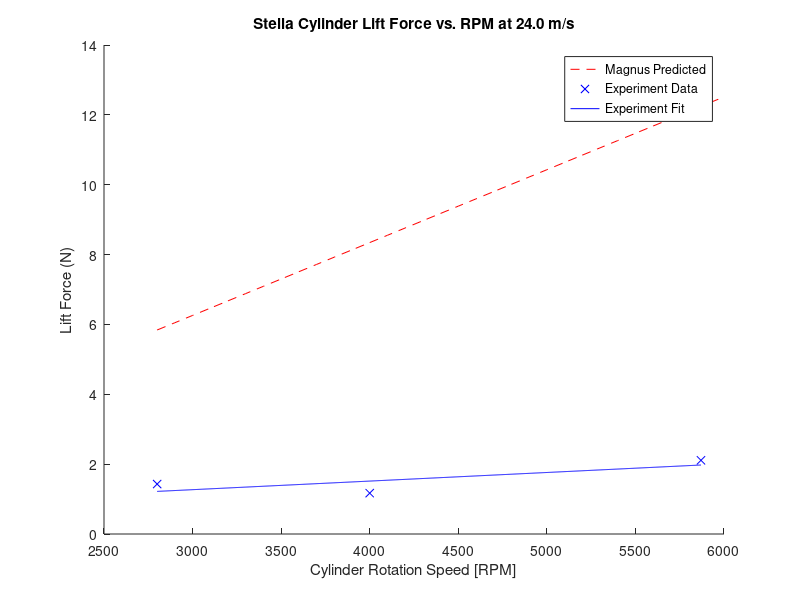
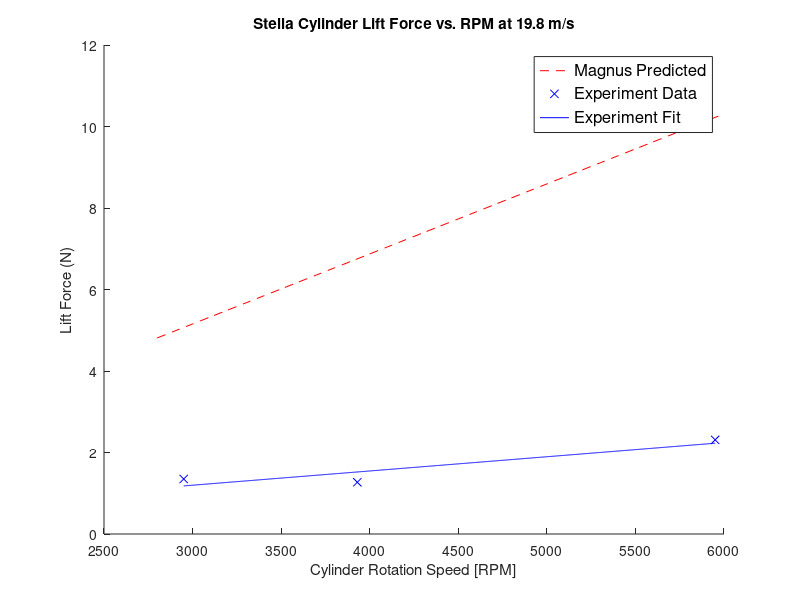
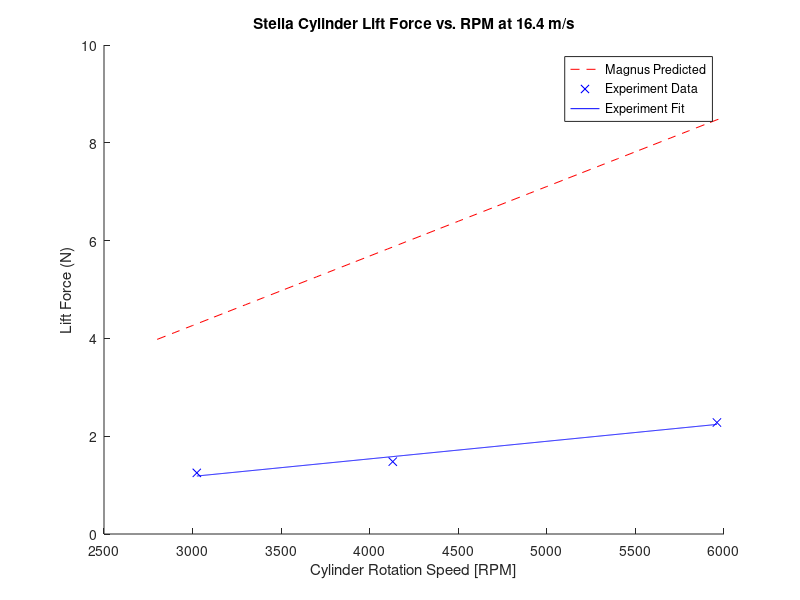
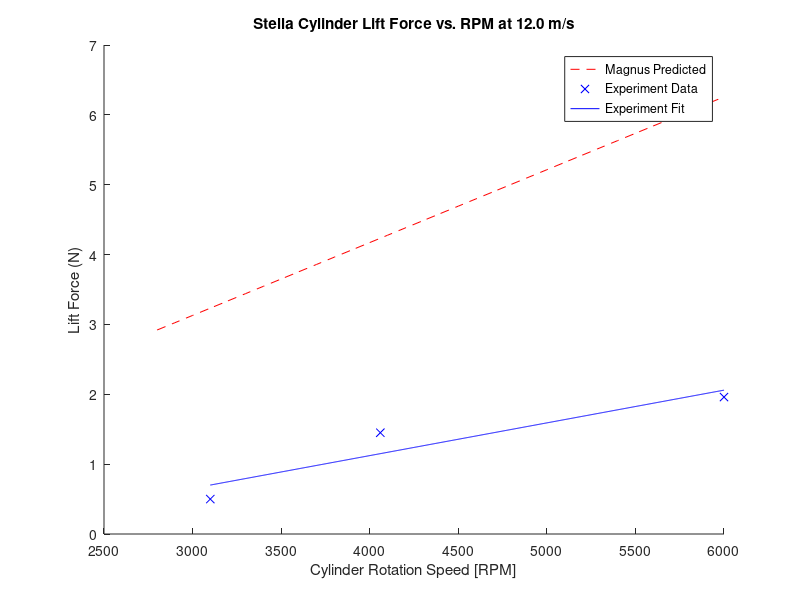

Recreate these plots in MATLAB, in order. (Note: this script raises an error after producing the figures.)
clear all;
close all;
clc;
% Magnus Effect Overview
% Variables:
% FL: lift force - measured by force balance
% rho: air density - calculated from the day's atmospheric pressure
% v: air speed - calculated using pitot tube
% G: vortex strength - found using G = 2*pi*r^2*omega
%                                   r: cylinder radius
%                                   omega: RPM in rad/s
% L: length of the cylinder
% FL = rho*v*G*L = rho*v*4*pi^2*r^2*omega*L = rho*v*4*pi^2*r^2*omega*L
% 
% Topics to analyze:
% 1. Effect of changing RPM on lift force at constant wind speed
%       - expect linear relationship
% 2. Effect of changing wind speed on lift force at constant RPM
%       - expect linear relationship
% 3. Effect of linearly increasing wind speed on lift force
%       - expect linear relationship

%%%%%%%%%%%%%%%%%%%%%%%%%%%%%%%%%%%%%%%%%%%%%%%%%%%%%%%%%%
% Authors: Feng, Zhangxi; Popecki, Simon; Skinner, James %
% Course: ME646                                          %
% Project: Cylindrical Airfoil Magnus Effect             %
% Date: May 1, 2017                                      %
%%%%%%%%%%%%%%%%%%%%%%%%%%%%%%%%%%%%%%%%%%%%%%%%%%%%%%%%%%

%% Overall experiment variables
% See attached excel sheet for the experiment data
% windspeeds from pitot tube readings:
speed4 = 24.01946618; % [m/s]
speed3 = 19.78614266;
speed2 = 16.36650742;
speed1 = 12.00973309;
airrho = 1.2093;
% [kg/m^3] from ideal gas law and the barometric pressure of the day


%% 1. Effect of RPM on lift force at constant wind speed for each airfoil

%% stella - r = 57.91/2000; % radius in [m]
rStella = 57.91/2000;
LStella = 0.130175; % length of stella in meters
forceStella = [0.5,1.45,1.96;...
            1.25,1.48,2.28;...
            1.35,1.27,2.31;...
            1.43,1.17,2.11];
RPMStella = [3100,4060,6000;...
            3024,4130,5960;...
            2950,3930,5950;...
            2800,4000,5870]; % convert from [rpm] to [rps]
% expected relationship
RPMMagnusStella = (2800:100:6000); % [rpm]

% FL = 4*pi^2*r^2*rho*v*omega*L
FLStella4 = 4*pi^2*rStella^2*airrho*speed4.*RPMMagnusStella/60*LStella;
FLStella3 = 4*pi^2*rStella^2*airrho*speed3.*RPMMagnusStella/60*LStella;
FLStella2 = 4*pi^2*rStella^2*airrho*speed2.*RPMMagnusStella/60*LStella;
FLStella1 = 4*pi^2*rStella^2*airrho*speed1.*RPMMagnusStella/60*LStella;

% polyfitting data to line
% speed4
stellaFit4 = polyfit(RPMStella(4,:),forceStella(4,:),1);
stellaFit4x = 2800:(5870-2800)/1000:5870;
stellaFit4y = stellaFit4x*stellaFit4(1) + stellaFit4(2);
% speed3
stellaFit3 = polyfit(RPMStella(3,:),forceStella(3,:),1);
stellaFit3x = 2950:(5950-2950)/1000:5950;
stellaFit3y = stellaFit3x*stellaFit3(1) + stellaFit3(2);
% speed2
stellaFit2 = polyfit(RPMStella(2,:),forceStella(2,:),1);
stellaFit2x = 3024:(5960-3024)/1000:5960;
stellaFit2y = stellaFit2x*stellaFit2(1) + stellaFit2(2);
% speed1
stellaFit1 = polyfit(RPMStella(1,:),forceStella(1,:),1);
stellaFit1x = 3100:(6000-3100)/1000:6000;
stellaFit1y = stellaFit1x*stellaFit1(1) + stellaFit1(2);

% speed4 plots
figure;
hold on;
plot(RPMMagnusStella,FLStella4,'r--');
plot(RPMStella(4,:),forceStella(4,:),'bx',stellaFit4x,stellaFit4y,'b');
xlabel('Cylinder Rotation Speed [RPM]');
ylabel('Lift Force (N)');
title('Stella Cylinder Lift Force vs. RPM at 24.0 m/s');
l = legend('Magnus Predicted','Experiment Data','Experiment Fit','Location','best');
%set(l,'FontSize',12);

% speed3 plots
figure;
hold on;
plot(RPMMagnusStella,FLStella3,'r--');
plot(RPMStella(3,:),forceStella(3,:),'bx',stellaFit3x,stellaFit3y,'b');
xlabel('Cylinder Rotation Speed [RPM]');
ylabel('Lift Force (N)');
title('Stella Cylinder Lift Force vs. RPM at 19.8 m/s');
l = legend('Magnus Predicted','Experiment Data','Experiment Fit','Location','best');
set(l,'FontSize',12);

% speed2 plots
figure;
hold on;
plot(RPMMagnusStella,FLStella2,'r--');
plot(RPMStella(2,:),forceStella(2,:),'bx',stellaFit2x,stellaFit2y,'b');
xlabel('Cylinder Rotation Speed [RPM]');
ylabel('Lift Force (N)');
title('Stella Cylinder Lift Force vs. RPM at 16.4 m/s');
l = legend('Magnus Predicted','Experiment Data','Experiment Fit','Location','best');
%set(l,'FontSize',12);

% speed1 plots
figure;
hold on;
plot(RPMMagnusStella,FLStella1,'r--');
plot(RPMStella(1,:),forceStella(1,:),'bx',stellaFit1x,stellaFit1y,'b');
xlabel('Cylinder Rotation Speed [RPM]');
ylabel('Lift Force (N)');
title('Stella Cylinder Lift Force vs. RPM at 12.0 m/s');
l = legend('Magnus Predicted','Experiment Data','Experiment Fit','Location','best');
%set(l,'FontSize',12);

%% Bud - r = 83.82/2000; % radius in [m]
rBud = 83.82/2000; % finding radius from diamter in [mm] to [m]
LBud = 0.1762125; % length of bud cylinder in meters
forceBud = [2.3,3.17,1.65;...
            0,0,0;...
            10.13,21.92,13.91;...
            10.25,13.11,8.97];
RPMBud = [3200,4940,5800;...
        0,0,0;...
        3291,4700,5844;...
        3100,4860,5916]; % convert from [rpm] to [rps]
% expected relationship
RPMMagnusBud = (2500:100:6000); % [rpm]

% FL = 4*pi^2*r^2*rho*v*omega*L
FLBud4 = 4*pi^2*rBud^2*airrho*speed4.*RPMMagnusBud/60*LBud;
FLBud3 = 4*pi^2*rBud^2*airrho*speed3.*RPMMagnusBud/60*LBud;
FLBud2 = 4*pi^2*rBud^2*airrho*speed2.*RPMMagnusBud/60*LBud;
FLBud1 = 4*pi^2*rBud^2*airrho*speed1.*RPMMagnusBud/60*LBud;

% polyfitting data to line
% speed4
budFit4 = polyfit(RPMBud(4,:),forceBud(4,:),1);
budFit4x = 3100:(5916-3100)/1000:5916;
budFit4y = budFit4x*budFit4(1) + budFit4(2);
% speed3
budFit3 = polyfit(RPMBud(3,:),forceBud(3,:),1);
budFit3x = 3291:(5844-3291)/1000:5844;
budFit3y = budFit3x*budFit3(1) + budFit3(2);
% speed1
budFit1 = polyfit(RPMBud(1,:),forceBud(1,:),1);
budFit1x = 3200:(5800-3200)/1000:5800;
budFit1y = budFit1x*budFit1(1) + budFit1(2);

% speed4 plots
figure;
hold on;
plot(RPMMagnusBud,FLBud4,'r--');
plot(RPMBud(4,:),forceBud(4,:),'bx',budFit4x,budFit4y,'b');
xlabel('Cylinder Rotation Speed [RPM]');
ylabel('Lift Force (N)');
title('Bud Heavy Cylinder Lift Force vs. RPM at 24.0 m/s');
l = legend('Magnus Predicted','Experiment Data','Experiment Fit','Location','best');
%set(l,'FontSize',12);

% speed3 plots
figure;
hold on;
plot(RPMMagnusBud,FLBud3,'r--');
plot(RPMBud(3,:),forceBud(3,:),'bx',budFit3x,budFit3y,'b');
xlabel('Cylinder Rotation Speed [RPM]');
ylabel('Lift Force (N)');
title('Bud Heavy Lift Force vs. RPM at 19.8 m/s');
l = legend('Magnus Predicted','Experiment Data','Experiment Fit','Location','best');
%set(l,'FontSize',12);

% speed2 plot for Bud does not exist

% speed1 plots
figure;
hold on;
plot(RPMMagnusBud,FLBud1,'r--');
plot(RPMBud(1,:),forceBud(1,:),'bx',budFit1x,budFit1y,'b');
xlabel('Cylinder Rotation Speed [RPM]');
ylabel('Lift Force (N)');
title('Bud Heavy Cylinder Lift Force vs. RPM at 12.0 m/s');
l = legend('Magnus Predicted','Experiment Data','Experiment Fit','Location','best');
%set(l,'FontSize',12);

%% Quaker - r = 128.27/2000; % radius in [m]
rQuaker = 128.27/2000;
LQuaker = 0.2286; % length of quaker oats cylinder in meters
forceQuaker = [3.72,3.14,4.35;...
            6,4.97,5.26;...
            8.42,7.25,7.67;...
            10.6,15.5,10.43];
RPMQuaker = [3720,4560,5560;...
            3660,4470,5630;...
            3675,4050,5500;...
            3000,3160,5200]; % convert from [rpm] to [rps]
% expected relationship
RPMMagnusQuaker = (2500:100:6000); % [rpm]

% FL = 4*pi^2*r^2*rho*v*omega*L
FLQuaker4 = 4*pi^2*rQuaker^2*airrho*speed4.*RPMMagnusQuaker/60*LQuaker;
FLQuaker3 = 4*pi^2*rQuaker^2*airrho*speed3.*RPMMagnusQuaker/60*LQuaker;
FLQuaker2 = 4*pi^2*rQuaker^2*airrho*speed2.*RPMMagnusQuaker/60*LQuaker;
FLQuaker1 = 4*pi^2*rQuaker^2*airrho*speed1.*RPMMagnusQuaker/60*LQuaker;

% polyfitting data to line
% speed4
quakerFit4 = polyfit(RPMQuaker(4,:),forceQuaker(4,:),1);
quakerFit4x = 3000:(5200-3000)/1000:5200;
quakerFit4y = quakerFit4x*quakerFit4(1) + quakerFit4(2);
% speed3
quakerFit3 = polyfit(RPMQuaker(3,:),forceQuaker(3,:),1);
quakerFit3x = 3675:(5500-3675)/1000:5500;
quakerFit3y = quakerFit3x*quakerFit3(1) + quakerFit3(2);
% speed2
quakerFit2 = polyfit(RPMQuaker(2,:),forceQuaker(2,:),1);
quakerFit2x = 3660:(5630-3660)/1000:5630;
quakerFit2y = quakerFit2x*quakerFit2(1) + quakerFit2(2);
% speed1
quakerFit1 = polyfit(RPMQuaker(1,:),forceQuaker(1,:),1);
quakerFit1x = 3720:(5560-3720)/1000:5560;
quakerFit1y = quakerFit1x*quakerFit1(1) + quakerFit1(2);

% speed4 plots
figure;
hold on;
plot(RPMMagnusQuaker,FLQuaker4,'r--');
plot(RPMQuaker(4,:),forceQuaker(4,:),'bx',quakerFit4x,quakerFit4y,'b');
xlabel('Cylinder Rotation Speed [RPM]');
ylabel('Lift Force (N)');
title('Quaker Oats Cylinder Lift Force vs. RPM at 24.0 m/s');
l = legend('Magnus Predicted','Experiment Data','Experiment Fit','Location','best');
%set(l,'FontSize',12);

% speed3 plots
figure;
hold on;
plot(RPMMagnusQuaker,FLQuaker3,'r--');
plot(RPMQuaker(3,:),forceQuaker(3,:),'bx',quakerFit3x,quakerFit3y,'b');
xlabel('Cylinder Rotation Speed [RPM]');
ylabel('Lift Force (N)');
title('Quaker Oats Cylinder Lift Force vs. RPM at 19.8 m/s');
l = legend('Magnus Predicted','Experiment Data','Experiment Fit','Location','best');
%set(l,'FontSize',12);

% speed2 plots
figure;
hold on;
plot(RPMMagnusQuaker,FLQuaker2,'r--');
plot(RPMQuaker(2,:),forceQuaker(2,:),'bx',quakerFit2x,quakerFit2y,'b');
xlabel('Cylinder Rotation Speed [RPM]');
ylabel('Lift Force (N)');
title('Quaker Oats Cylinder Lift Force vs. RPM at 16.4 m/s');
l = legend('Magnus Predicted','Experiment Data','Experiment Fit','Location','best');
%set(l,'FontSize',12);

% speed1 plots
figure;
hold on;
plot(RPMMagnusQuaker,FLQuaker1,'r--');
plot(RPMQuaker(1,:),forceQuaker(1,:),'bx',quakerFit1x,quakerFit1y,'b');
xlabel('Cylinder Rotation Speed [RPM]');
ylabel('Lift Force (N)');
title('Quaker Oats Cylinder Lift Force vs. RPM at 12.0 m/s');
l = legend('Magnus Predicted','Experiment Data','Experiment Fit','Location','best');
%set(l,'FontSize',12);

%% comparison to theory completed, looking for patterns within the collected
% data
% plot of just the experimental data
% quaker oats cylinder
figure;
hold on;
plot(RPMQuaker(4,:),forceQuaker(4,:),'--*');
plot(RPMQuaker(3,:),forceQuaker(3,:),'--x');
plot(RPMQuaker(2,:),forceQuaker(2,:),'--d');
plot(RPMQuaker(1,:),forceQuaker(1,:),'--s');
grid on;
xlabel('Rotation Speed (RPM)');
ylabel('Life Force (N)');
title({'Measured Lift Force of Quaker Oats Cylinder vs. RPM','at Constant Wind Speeds'});
l = legend('Location','best','24.0 m/s','19.8 m/s','16.4 m/s','12.0 m/s');
%set(l,'FontSize',12);

% Bud Heavy cylinder
figure;
hold on;
plot(RPMBud(4,:),forceBud(4,:),'--*');
plot(RPMBud(3,:),forceBud(3,:),'--x');
plot(RPMBud(1,:),forceBud(1,:),'--s');
grid on;
xlabel('Rotation Speed (RPM)','FontSize',12);
ylabel('Life Force (N)','FontSize',12);
title({'Measured Lift Force of Bud Heavy Cylinder vs. RPM','at Constant Wind Speeds'});
l = legend('Location','northeast','24.0 m/s','19.8 m/s','12.0 m/s');
%set(l,'FontSize',12);
text(3150,24,'16.4 m/s wind speed has no data','FontSize',12);

% Stella cylinder
figure;
hold on;
plot(RPMStella(4,:),forceStella(4,:),'--*');
plot(RPMStella(3,:),forceStella(3,:),'--x');
plot(RPMStella(2,:),forceStella(2,:),'--d');
plot(RPMStella(1,:),forceStella(1,:),'--s');
grid on;
xlabel('Rotation Speed (RPM)');
ylabel('Life Force (N)');
title({'Measured Lift Force of Stella Cylinder vs. RPM','at Constant Wind Speeds'});
l = legend('Location','best','24.0 m/s','19.8 m/s','16.4 m/s','12.0 m/s');
%set(l,'FontSize',12);

%% 2. Effect of changing wind speed on lift force

%% Calculating Reynolds number for 3 cylinders and all 4 speeds 

speeds1to4 = [speed1,speed2,speed3,speed4];
speeds1to5stella = [speed1,speed2,speed3,speed4,29.420];
nu = 15.11e-6; % (m^2/s) kinematic viscosity of air at room temperature

ReStella = speeds1to5stella.*(rStella*2)/nu;
ReBud = speeds1to4.*(rBud*2)/nu;
ReQuaker = speeds1to4.*(rQuaker*2)/nu;
strReStella = sprintf('Re = %1.3d \n',ReStella);
strReBud = sprintf('Re = %1.3d \n',ReBud);
strReQuaker = sprintf('Re = %1.3d \n',ReQuaker);
disp('Stella Reynolds Number for velocities in increasing magnitude (12.0,16.4,19.8,24.0) m/s')
disp(strReStella)
disp('Bud Heavy Reynolds Number for velocities in increasing magnitude (12.0,19.8,24.0) m/s')
disp(strReBud)
disp('Quaker Reynolds Number for velocities in increasing magnitude (12.0,16.4,19.8,24.0) m/s')
disp(strReQuaker)


%% Plotting all the data
% Experiment was conducted to have approximately the same RPM. Assuming the
% difference in lift force from <300 RPM difference is negligible for the
% purpose of seeking a pattern.

speeds = [speed4,speed3,speed2,speed1];

% Stella Cylinder
figure;
hold on;
plot(speeds,forceStella(:,3),'--*');
plot(speeds,forceStella(:,2),'-.x');
plot(speeds,forceStella(:,1),'k:d');
xlim([10 26]);
xlabel('Wind Speeds (m/s)','FontSize',12);
ylabel('Lift Force (N)','FontSize',12);
title({'Effect of Wind Speed on Stella Cylinder Lift Force','Assuming Constant RPM'});
l = legend('Location','southwest','~3000 RPM','~4000 RPM','~6000 RPM');
%set(l,'FontSize',12);

% Bud Cylinder
figure;
hold on;
plot(speeds([1,3,4]),forceBud([1,3,4],3),'--*');
plot(speeds([1,3,4]),forceBud([1,3,4],2),'-.x');
plot(speeds([1,3,4]),forceBud([1,3,4],1),'k:d');
xlim([10 26]);
xlabel('Wind Speeds (m/s)','FontSize',12);
ylabel('Lift Force (N)','FontSize',12);
title({'Effect of Wind Speed on Bud Cylinder Lift Force','Assuming Constant RPM'});
l = legend('Location','best','~3000 RPM','~5000 RPM','~6000 RPM');
%set(l,'FontSize',12);

% Oats Cylinder
figure;
hold on;
plot(speeds,forceQuaker(:,3),'--*');
plot(speeds,forceQuaker(:,2),'-.x');
plot(speeds,forceQuaker(:,1),'k:d');
xlim([10 26]);
xlabel('Wind Speeds (m/s)','FontSize',12);
ylabel('Lift Force (N)','FontSize',12);
title({'Effect of Wind Speed on Oats Cylinder Lift Force','Assuming Constant RPM'});
l = legend('Location','best','~3500 RPM','~4250 RPM','~5500 RPM');
%set(l,'FontSize',12);

%% fitting the wind speed data
stellaWindRPMfit6k = polyfit(speeds',forceStella(:,1),1);
sWRfitx = speeds(4):(speeds(1) - speeds(4))/10:speeds(1);
sWRfity = sWRfitx*stellaWindRPMfit6k(1) + stellaWindRPMfit6k(2);

figure;
plot(speeds,forceStella(:,1),'*',sWRfitx,sWRfity);
xlabel('Wind Speed (m/s)','FontSize',12);
ylabel('Lift Force (N)','FontSize',12);
title('Lift Force vs. Wind Speed Stella Cylinder at ~6000 rpm');
l = legend('Location','best','Data','Best Fit');
%set(l,'FontSize',12);

budWindRPMfit6k = polyfit(speeds([1,3,4])',forceBud([1,3,4],1),1);
bWRfitx = speeds(4):(speeds(1) - speeds(4))/10:speeds(1);
bWRfity = bWRfitx*budWindRPMfit6k(1) + budWindRPMfit6k(2);

figure;
plot(speeds([1,3,4]),forceBud([1,3,4],1),'*',bWRfitx,bWRfity);
xlabel('Wind Speed (m/s)','FontSize',12);
ylabel('Lift Force (N)','FontSize',12);
title('Lift Force vs. Wind Speed Bud Cylinder ~6000 rpm');
l = legend('Location','best','Data','Best Fit');
%set(l,'FontSize',12);

quakerWindRPMfit6k = polyfit(speeds',forceQuaker(:,1),1);
qWRfitx = speeds(4):(speeds(1) - speeds(4))/10:speeds(1);
qWRfity = qWRfitx*quakerWindRPMfit6k(1) + quakerWindRPMfit6k(2);

figure;
plot(speeds,forceQuaker(:,1),'*',qWRfitx,qWRfity);
xlabel('Wind Speed (m/s)','FontSize',12);
ylabel('Lift Force (N)','FontSize',12);
title('Lift Force vs. Wind Speed Quaker Cylinder ~6000 rpm');
l = legend('Location','best','Data','Best Fit');
%set(l,'FontSize',12);

%% 3. Effect of increasing wind speed on a fixed RPM on the lift force

%% Plotting and fitting
windSpeed = [11.12,16.37,20.3,23.59,26.47,29.42]; % [m/s]
liftForce = [0.67,0.61,0.5,0.4,0.36,0.47]; % [N]

windForceFit = polyfit(windSpeed,liftForce,1);
windForcex = linspace(windSpeed(1),windSpeed(end),6);
windForcey = windForcex*windForceFit(1) + windForceFit(2);

%% Error Analysis
% confidence interval-------------------------------------------
% defining the degree of freedom and confidence interval
N = length(windSpeed);
dF = N - (1 + 1);
confidenceLevel = 0.975; % Matlab uses one-tail probability

% finding the t score
t = tinv(confidenceLevel,dF);
% t = 2.3060

% average value of x axis data
xMean = mean(windSpeed);

% the sum of difference of X - xbar squared
SSxx = sum((windSpeed - xMean).^2);

% finding the term of sum of difference of y axis - yfit squared
SSres = sum((liftForce - windForcey).^2);

% finding Syx
Syx = sqrt(SSres/dF);

% fit confidence interval max and min
fitCf = t*Syx*sqrt(1/N + ((windSpeed - xMean).^2)/SSxx);
minFitCf = windForcey - fitCf;
maxFitCf = windForcey + fitCf;

% measurement confidence interval max and min
measCf = t*Syx*sqrt(1 + 1/N + ((windSpeed - xMean).^2)/SSxx);
minMeaCf = windForcey - measCf;
maxMeaCf = windForcey + measCf;
% confidence interval ends--------------------------------------

%% Plotting everythang
figure;
plot(windSpeed,liftForce,'x',windForcex,windForcey);
hold on;
p1 = plot(windSpeed,minFitCf,'r:');
p2 = plot(windSpeed,maxFitCf,'r:');
p3 = plot(windSpeed,minMeaCf,'b--');
p4 = plot(windSpeed,maxMeaCf,'b--');
set(get(get(p2,'Annotation'),'LegendInformation'),...
    'IconDisplayStyle','off');
set(get(get(p4,'Annotation'),'LegendInformation'),...
    'IconDisplayStyle','off');
xlabel('Wind Speed (m/s)','FontSize',12);
ylabel('Lift Force (N)','FontSize',12);
title('Lift Force vs. Wind Speed for Stella Cylinder');
l = legend('Location','best','Experiment Data','Best fit line','Confidence of Fit','Confidence of Measurement');
%set(l,'FontSize',12);

%% Calculateing the Coefficient of Lift 
%  THEORETICAL

% Below calculations were done using the equation found 
% in Tokumaru pdf
% Note: in the document a = radius
% CL = Lift/length*rhoair*(velocity.^2)*radius

% Coeffeicient of lift for Stella
CLthStella1 = FLStella1/(LStella*airrho*(speed1^2)*rStella);
CLthStella2 = FLStella2/(LStella*airrho*(speed2^2)*rStella);
CLthStella3 = FLStella3/(LStella*airrho*(speed3^2)*rStella);
CLthStella4 = FLStella4/(LStella*airrho*(speed4^2)*rStella);

% Coeffeicient of lift for Bud Heavy
CLthBud1 = FLBud1/(LBud*airrho*(speed1^2)*rBud);
CLthBud2 = FLBud2/(LBud*airrho*(speed2^2)*rBud);
CLthBud3 = FLBud3/(LBud*airrho*(speed3^2)*rBud);
CLthBud4 = FLBud4/(LBud*airrho*(speed4^2)*rBud);

% Coeffeicient of lift for Oats
CLthQuaker1 = FLQuaker1/(LQuaker*airrho*(speed1^2)*rQuaker);
CLthQuaker2 = FLQuaker2/(LQuaker*airrho*(speed2^2)*rQuaker);
CLthQuaker3 = FLQuaker3/(LQuaker*airrho*(speed3^2)*rQuaker);
CLthQuaker4 = FLQuaker4/(LQuaker*airrho*(speed4^2)*rQuaker);

%% Plot Theoretical Coefficent of Lift

figure
hold on
plot(RPMMagnusStella,CLthStella1,'-')
plot(RPMMagnusStella,CLthStella2,'-')
plot(RPMMagnusStella,CLthStella3,'-')
plot(RPMMagnusStella,CLthStella4,'-')
title('Theoretical Coefficient of Lift for Stella Cylinder')
xlabel('Velocity (m/s)')
ylabel('C_L')
legend('Location','northwest','12.0 m/s','16.4 m/s','19.8 m/s','24.0 m/s')
grid on 

figure
hold on
plot(RPMMagnusBud,CLthBud1,'-')
plot(RPMMagnusBud,CLthBud2,'-')
plot(RPMMagnusBud,CLthBud3,'-')
plot(RPMMagnusBud,CLthBud4,'-')
title('Theoretical Coefficient of Lift for Bud Heavy Cylinder')
xlabel('Velocity (m/s)')
ylabel('C_L')
legend('Location','northwest','12.0 m/s','16.4 m/s','19.8 m/s','24.0 m/s')
grid on 

figure
hold on
plot(RPMMagnusQuaker,CLthQuaker1,'-')
plot(RPMMagnusQuaker,CLthQuaker2,'-')
plot(RPMMagnusQuaker,CLthQuaker3,'-')
plot(RPMMagnusQuaker,CLthQuaker4,'-')
title('Theoretical Coefficient of Lift for Quaker Oat Cylinder')
xlabel('Velocity (m/s)')
ylabel('C_L')
legend('Location','northwest','12.0 m/s','16.4 m/s','19.8 m/s','24.0 m/s')
grid on 


%% Calculateing the Coefficient of Lift 
%  EXPERIMENTAL

% Below calculations were done using the equation found 
% in Tokumaru pdf
% Note: in the document a = radius
% CL = Lift/rhoair*(velocity.^2)*radius

% All speeds in order of smallest to greatest magnitude of velocity
%speedslr = fliplr(speeds);

% Coeffeicient of lift for Stella
% Organized by trial (Constant windpeed, changing rpm)
CLexpStella1 = forceStella(1,:)./(LStella*airrho*(speed1^2)*rStella);
CLexpStella2 = forceStella(2,:)./(LStella*airrho*(speed2^2)*rStella);
CLexpStella3 = forceStella(3,:)./(LStella*airrho*(speed3^2)*rStella);
CLexpStella4 = forceStella(4,:)./(LStella*airrho*(speed4^2)*rStella);

% Constant RPM and changing wind speed for Stella error analysis
CLexpStella5 = liftForce./(LStella*airrho.*(windSpeed.^2)*rStella);
windForceFitCL = polyfit(windSpeed,CLexpStella5,1);
windForcexCL = linspace(windSpeed(1),windSpeed(end),6);
windForceyCL = windForcexCL*windForceFitCL(1) + windForceFitCL(2);
SSresCL = sum((CLexpStella5 - windForceyCL).^2);
SyxCL = sqrt(SSresCL/dF);
fitCfCL = t*SyxCL*sqrt(1/N + ((windSpeed - xMean).^2)/SSxx);
minFitCfCL = windForceyCL - fitCfCL;
maxFitCfCL = windForceyCL + fitCfCL;
measCfCL = t*SyxCL*sqrt(1 + 1/N + ((windSpeed - xMean).^2)/SSxx);
minMeaCfCL = windForceyCL - measCfCL;
maxMeaCfCL = windForceyCL + measCfCL;

% Coeffeicient of lift for Bud Heavy
% Organized by trial (Constant windpeed, changing rpm)
CLexpBud1 = forceBud(1,:)./(LBud*airrho*(speed1^2)*rBud);
CLexpBud3 = forceBud(3,:)./(LBud*airrho*(speed3^2)*rBud);
CLexpBud4 = forceBud(4,:)./(LBud*airrho*(speed4^2)*rBud);

% Coeffeicient of lift for Oats
% Organized by trial (Constant windpeed, changing rpm)
CLexpQuaker1 = forceQuaker(1,:)./(LQuaker*airrho*(speed1^2)*rQuaker);
CLexpQuaker2 = forceQuaker(2,:)./(LQuaker*airrho*(speed2^2)*rQuaker);
CLexpQuaker3 = forceQuaker(3,:)./(LQuaker*airrho*(speed3^2)*rQuaker);
CLexpQuaker4 = forceQuaker(4,:)./(LQuaker*airrho*(speed4^2)*rQuaker);

%% Plot for Experimental Coefficient of Lift

figure
hold on
plot(RPMStella(1,:),CLexpStella1,'--o')
plot(RPMStella(2,:),CLexpStella2,'--X')
plot(RPMStella(3,:),CLexpStella3,'--*')
plot(RPMStella(4,:),CLexpStella4,'--d')
title('Experimental Coefficient of Lift for Stella Cylinder')
xlabel('Cylinder Rotation Speed (RPM)')
ylabel('C_L')
legend('Location','northwest','12.0 m/s','16.4 m/s','19.8 m/s','24.0 m/s')
grid on 

figure
hold on
plot(RPMBud(1,:),CLexpBud1,'--o')
plot(RPMBud(3,:),CLexpBud3,'--X')
plot(RPMBud(4,:),CLexpBud4,'--*')
title('Experimental Coefficient of Lift for Bud Heavy Cylinder')
xlabel('Cylinder Rotation Speed (RPM)')
ylabel('C_L')
legend('Location','northwest','12.0 m/s','19.8 m/s','24.0 m/s')
grid on 

figure
hold on
plot(RPMQuaker(1,:),CLexpQuaker1,'--o')
plot(RPMQuaker(2,:),CLexpQuaker2,'--X')
plot(RPMQuaker(3,:),CLexpQuaker3,'--*')
plot(RPMQuaker(4,:),CLexpQuaker4,'--d')
title('Experimental Coefficient of Lift for Quaker Oat Cylinder')
xlabel('Cylinder Rotation Speed (RPM)')
ylabel('C_L')
legend('Location','northwest','12.0 m/s','16.4 m/s','19.8 m/s','24.0 m/s')
grid on 

figure;
plot(windSpeed,CLexpStella5,'x',windForcexCL,windForceyCL);
hold on;
p1 = plot(windSpeed,minFitCfCL,'r:');
p2 = plot(windSpeed,maxFitCfCL,'r:');
p3 = plot(windSpeed,minMeaCfCL,'b--');
p4 = plot(windSpeed,maxMeaCfCL,'b--');
set(get(get(p2,'Annotation'),'LegendInformation'),...
    'IconDisplayStyle','off');
set(get(get(p4,'Annotation'),'LegendInformation'),...
    'IconDisplayStyle','off');
xlabel('Wind Speed (m/s)','FontSize',12);
ylabel('C_L','FontSize',12);
title('Coefficient of Lift vs. Wind Speed for Stella Cylinder');
l = legend('Location','best','Experiment Data','Best fit line','Confidence of Fit','Confidence of Measurement');

%% Experimental vs Theoretical CL

figure
hold on
plot(RPMStella(1,:),CLexpStella1,'b--o')
plot(RPMStella(2,:),CLexpStella2,'r--o')
plot(RPMStella(3,:),CLexpStella3,'y--o')
plot(RPMStella(4,:),CLexpStella4,'c--o')
plot(RPMMagnusStella,CLthStella1,'b-')
plot(RPMMagnusStella,CLthStella2,'r-')
plot(RPMMagnusStella,CLthStella3,'y-')
plot(RPMMagnusStella,CLthStella4,'c-')
title({'Experimental vs Theoretical Coefficient of Lift','for the Stella Cylinder'})
xlabel('Cylinde Rotation Speed (RPM)')
ylabel('C_L')
legend('Location','northwest','12.0 m/s','16.4 m/s','19.8 m/s','24.0 m/s')
grid on 

%% Vortex Shedding 

% Below approximation generally holds true for range of Reynolds numbers in
% 250 < Re < 2x10^5

% Strouhal Number
StStella = 0.198*(1 - 19.7./ReStella);
StBud = 0.198*(1 - 19.7./ReBud);
StQuaker = 0.198*(1 - 19.7./ReQuaker);

% f = St*v_wind/diameter
% Vortex frequency
fvStella = StStella.*speeds1to5stella/(rStella*2);
fvBud = StBud.*speeds1to4/(rBud*2);
fvQuaker = StQuaker.*speeds1to4/(rQuaker*2);

%% Misc Info

MStoMPH = 2.23694; % m/s to mph

mph1 = speed1*MStoMPH; % slowest test speed m/s to mph
mph4 = speed4*MStoMPH; % fastest for most tests m/s to mph
mphMAX = windSpeed(end)*MStoMPH; % Max wind speed for stella on the last test

mphstr1 = sprintf('Our slowest test wind speed of %1.1f m/s = %1.1f mph',speed1,mph1);
mphstr2 = sprintf('Our "fastest" test wind speed (for our primary tests of 3 cylinders) of %1.1f m/s = %1.1f mph',speed4,mph4);
mphstr3 = sprintf('Our MAX test wind speed on Stella was %1.1f m/s = %1.1f mph',windSpeed(end),mphMAX);

disp(mphstr1)
disp(mphstr2)
disp(mphstr3)

%%
omega0_Stella1 = RPMStella(1,:)/60*2*pi*rStella/speed1;
omega0_Stella2 = RPMStella(2,:)/60*2*pi*rStella/speed2;
omega0_Stella3 = RPMStella(3,:)/60*2*pi*rStella/speed3;
omega0_Stella4 = RPMStella(4,:)/60*2*pi*rStella/speed4;

omega0_Quaker1 = RPMQuaker(1,:)/60*2*pi*rQuaker/speed1;
omega0_Quaker2 = RPMQuaker(2,:)/60*2*pi*rQuaker/speed2;
omega0_Quaker3 = RPMQuaker(3,:)/60*2*pi*rQuaker/speed3;
omega0_Quaker4 = RPMQuaker(4,:)/60*2*pi*rQuaker/speed4;

omega0 = [omega0_Stella2;omega0_Stella3;omega0_Stella4;...
    omega0_Quaker1;omega0_Quaker2;omega0_Quaker3;omega0_Quaker4];
CLexp = [CLexpStella2;CLexpStella3;CLexpStella4;...
    CLexpQuaker1;CLexpQuaker2;CLexpQuaker3;CLexpQuaker4];

omegafit = polyfit(omega0,CLexp.^2,1);
bestfitOmega = omegafit(1)*omega0 + omegafit(2);

figure;
hold on;
%plot(omega0_Stella1,CLexpStella1.^2,'*');
plot(omega0_Stella2,CLexpStella2,'*');
plot(omega0_Stella3,CLexpStella3,'*');
plot(omega0_Stella4,CLexpStella4,'*');

plot(omega0_Quaker1,CLexpQuaker1,'*');
plot(omega0_Quaker2,CLexpQuaker2,'*');
plot(omega0_Quaker3,CLexpQuaker3,'*');
plot(omega0_Quaker4,CLexpQuaker4,'*');
plot(omega0,bestfitOmega,'--');
% legend('location','northwest','
box;
xlabel('\Omega_0 (normalized speed)','FontSize',12);
ylabel('Lift Coefficient','FontSize',12);
